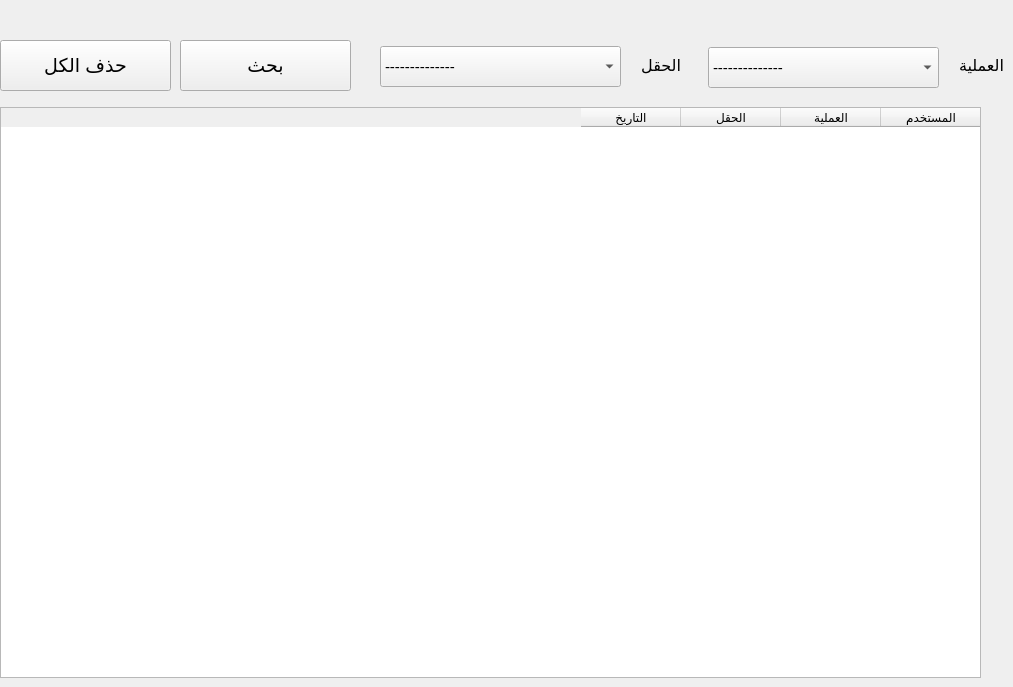
     <widget class="QWidget" name="tab_6">
      <attribute name="title">
       <string>Page</string>
      </attribute>
      <widget class="QTableWidget" name="tableWidget_8">
       <property name="geometry">
        <rect>
         <x>0</x>
         <y>107</y>
         <width>981</width>
         <height>571</height>
        </rect>
       </property>
       <property name="layoutDirection">
        <enum>Qt::RightToLeft</enum>
       </property>
       <column>
        <property name="text">
         <string>المستخدم</string>
        </property>
       </column>
       <column>
        <property name="text">
         <string>العملية</string>
        </property>
       </column>
       <column>
        <property name="text">
         <string>الحقل</string>
        </property>
       </column>
       <column>
        <property name="text">
         <string>التاريخ</string>
        </property>
       </column>
      </widget>
      <widget class="QComboBox" name="comboBox_20">
       <property name="geometry">
        <rect>
         <x>380</x>
         <y>46</y>
         <width>241</width>
         <height>41</height>
        </rect>
       </property>
       <property name="font">
        <font>
         <family>Segoe UI</family>
         <pointsize>11</pointsize>
        </font>
       </property>
       <property name="editable">
        <bool>false</bool>
       </property>
       <item>
        <property name="text">
         <string>--------------</string>
        </property>
       </item>
       <item>
        <property name="text">
         <string>مبيع يومي</string>
        </property>
       </item>
       <item>
        <property name="text">
         <string>تحليل</string>
        </property>
       </item>
       <item>
        <property name="text">
         <string>مشتريات</string>
        </property>
       </item>
       <item>
        <property name="text">
         <string>مراجعين</string>
        </property>
       </item>
       <item>
        <property name="text">
         <string>مستخدم</string>
        </property>
       </item>
      </widget>
      <widget class="QPushButton" name="pushButton_21">
       <property name="geometry">
        <rect>
         <x>180</x>
         <y>40</y>
         <width>171</width>
         <height>51</height>
        </rect>
       </property>
       <property name="font">
        <font>
         <family>Segoe UI</family>
         <pointsize>14</pointsize>
        </font>
       </property>
       <property name="text">
        <string>بحث</string>
       </property>
      </widget>
      <widget class="QComboBox" name="comboBox_24">
       <property name="geometry">
        <rect>
         <x>708</x>
         <y>47</y>
         <width>231</width>
         <height>41</height>
        </rect>
       </property>
       <property name="font">
        <font>
         <family>Segoe UI</family>
         <pointsize>11</pointsize>
        </font>
       </property>
       <item>
        <property name="text">
         <string>--------------</string>
        </property>
       </item>
       <item>
        <property name="text">
         <string>تسجيل دخول</string>
        </property>
       </item>
       <item>
        <property name="text">
         <string>تسجيل خروج</string>
        </property>
       </item>
       <item>
        <property name="text">
         <string>اضافة</string>
        </property>
       </item>
       <item>
        <property name="text">
         <string>تعديل</string>
        </property>
       </item>
       <item>
        <property name="text">
         <string>حذف</string>
        </property>
       </item>
       <item>
        <property name="text">
         <string>بحث</string>
        </property>
       </item>
       <item>
        <property name="text">
         <string>طباعة</string>
        </property>
       </item>
      </widget>
      <widget class="QLabel" name="label_15">
       <property name="geometry">
        <rect>
         <x>943</x>
         <y>40</y>
         <width>61</width>
         <height>51</height>
        </rect>
       </property>
       <property name="font">
        <font>
         <family>Segoe UI</family>
         <pointsize>12</pointsize>
         <weight>50</weight>
         <bold>false</bold>
        </font>
       </property>
       <property name="text">
        <string>العملية</string>
       </property>
      </widget>
      <widget class="QLabel" name="label_16">
       <property name="geometry">
        <rect>
         <x>620</x>
         <y>40</y>
         <width>61</width>
         <height>51</height>
        </rect>
       </property>
       <property name="font">
        <font>
         <family>Segoe UI</family>
         <pointsize>12</pointsize>
         <weight>50</weight>
         <bold>false</bold>
        </font>
       </property>
       <property name="text">
        <string>الحقل</string>
       </property>
      </widget>
      <widget class="QPushButton" name="pushButton_22">
       <property name="geometry">
        <rect>
         <x>0</x>
         <y>40</y>
         <width>171</width>
         <height>51</height>
        </rect>
       </property>
       <property name="font">
        <font>
         <family>Segoe UI</family>
         <pointsize>14</pointsize>
        </font>
       </property>
       <property name="text">
        <string>حذف الكل</string>
       </property>
      </widget>
     </widget>
